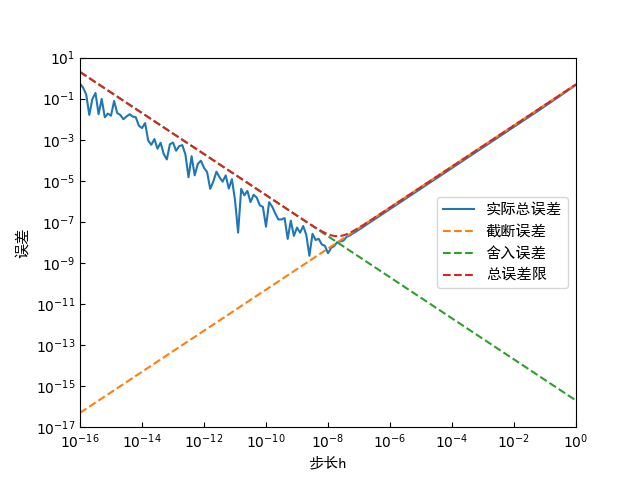

Write Python code to recreate this figure.
import numpy as np
import matplotlib.pyplot as plt
import os
import sys


os.chdir(sys.path[0])  # 转移工作路径/生成图片在本文件夹下
h = np.array([10**x for x in np.arange(-16, 0.1, 0.1)])  # 例1.4中各变量的规定
M = 1
x = 1
e = 10**-16

plt.rcParams['xtick.direction'] = 'in'  # 刻度在内
plt.rcParams['ytick.direction'] = 'in'
plt.gca().set_xlim([10**-16, 10**0])    # 规定坐标范围
plt.gca().set_ylim([10**-17, 10**1])

plt.xlabel('步长h', fontproperties='SimHei', fontsize=11)
plt.ylabel('误差', fontproperties='SimHei', fontsize=11)

plt.plot(h, abs((np.sin(x + h) - np.sin(x)) / h - np.cos(x)), '-', label='实际总误差')  # 制图
plt.plot(h, M * h / 2, '--', label='截断误差')
plt.plot(h, 2 * e / h, '--', label='舍入误差')
plt.plot(h, M * h / 2 + 2 * e / h, '--', label='总误差限')
plt.loglog()                                                   # 对数横纵坐标
plt.legend(prop={'family': 'SimHei', 'size': 11})              # 显示图例

plt.xticks(np.array([10**x for x in np.arange(-16, 2, 2.0)]))  # 规定刻度间隔
plt.yticks(np.array([10**x for x in np.arange(-17, 3, 2.0)]))

plt.savefig("1-1.png")
plt.show()
